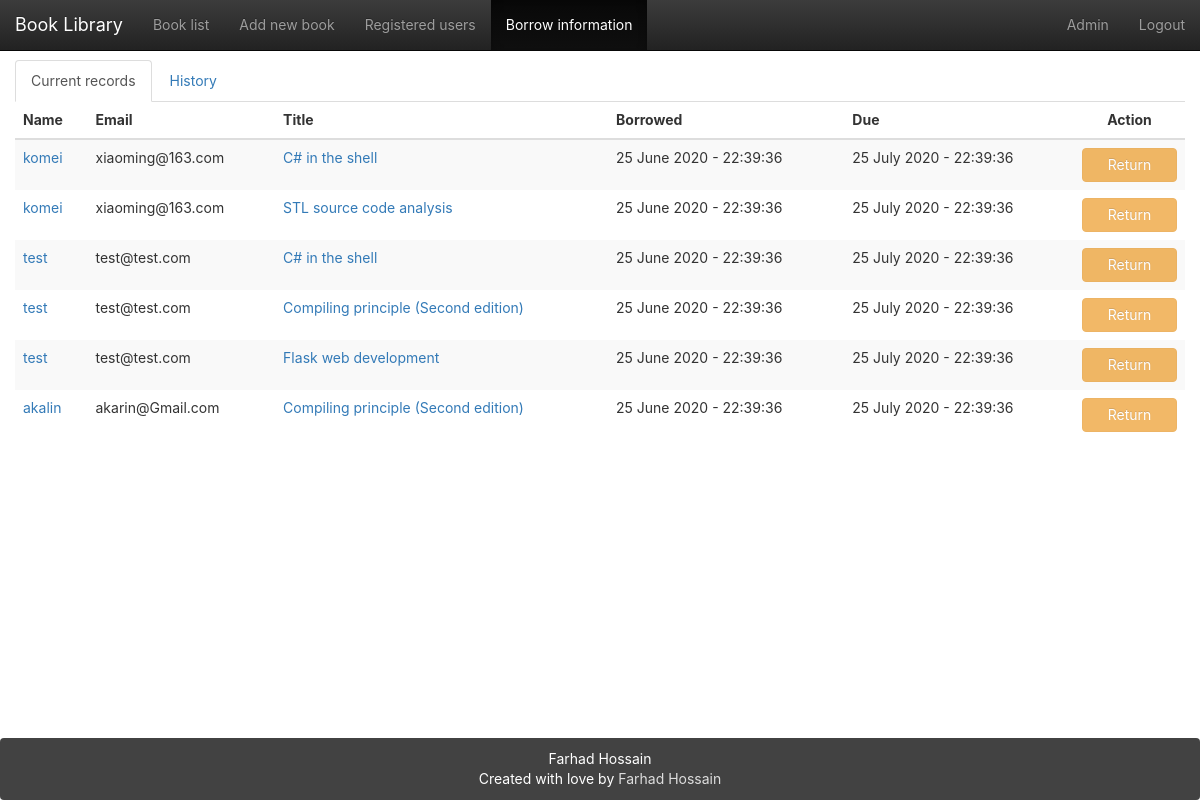
Page /logs_info/ (signed in) on the committed database.
### app/models.py (models this page shows, shortened)
class User(UserMixin, db.Model):
    __tablename__ = 'users'
    id = db.Column(db.Integer, primary_key=True)
    email = db.Column(db.String(64), unique=True)
    name = db.Column(db.String(64))
    password_hash = db.deferred(db.Column(db.String(128)))
    major = db.Column(db.String(128))
    role_id = db.Column(db.Integer, db.ForeignKey('roles.id'))
    headline = db.Column(db.String(32), nullable=True)
    about_me = db.deferred(db.Column(db.Text, nullable=True))
    about_me_html = db.deferred(db.Column(db.Text, nullable=True))
    avatar = db.Column(db.String(128))
    member_since = db.Column(db.DateTime(), default=datetime.utcnow)
    @property
    def password(self):
        raise AttributeError('password is not readable attribute')
    def can(self, permissions):
        return self.role is not None and \
               (self.role.permissions & permissions) == permissions
    logs = db.relationship('Log',
                           backref=db.backref('user', lazy='joined'),
                           lazy='dynamic',
                           cascade='all, delete-orphan')
    comments = db.relationship('Comment',
                               backref=db.backref('user', lazy='joined'),
                               lazy='dynamic',
                               cascade='all, delete-orphan')

class Log(db.Model):
    __tablename__ = 'logs'
    id = db.Column(db.Integer, primary_key=True)
    user_id = db.Column(db.Integer, db.ForeignKey('users.id'))
    book_id = db.Column(db.Integer, db.ForeignKey('books.id'))
    borrow_timestamp = db.Column(db.DateTime, default=datetime.now())
    return_timestamp = db.Column(db.DateTime, default=datetime.now())
    returned = db.Column(db.Boolean, default=0)

class Book(db.Model):
    __tablename__ = 'books'
    id = db.Column(db.Integer, primary_key=True)
    isbn = db.Column(db.String(16), unique=True)
    title = db.Column(db.String(128))
    origin_title = db.Column(db.String(128))
    subtitle = db.Column(db.String(128))
    author = db.Column(db.String(128))
    translator = db.Column(db.String(64))
    publisher = db.Column(db.String(64))
    image = db.Column(db.String(128))
    pubdate = db.Column(db.String(32))
    pages = db.Column(db.Integer)
    price = db.Column(db.String(16))
    binding = db.Column(db.String(16))
    numbers = db.Column(db.Integer, default=5)
    summary = db.deferred(db.Column(db.Text, default=""))
    summary_html = db.deferred(db.Column(db.Text))
    catalog = db.deferred(db.Column(db.Text, default=""))
    catalog_html = db.deferred(db.Column(db.Text))
    hidden = db.Column(db.Boolean, default=0)
    logs = db.relationship('Log',
                           backref=db.backref('book', lazy='joined'),
                           lazy='dynamic',
                           cascade='all, delete-orphan')
    comments = db.relationship('Comment', backref='book',
                               lazy='dynamic',
                               cascade='all, delete-orphan')
    @property
    def tags_string(self):
        return ",".join([tag.name for tag in self.tags.all()])

### app/main/log/views.py (the view)
@log.route('/')
@login_required
def index():
    show = request.args.get('show', 0, type=int)
    if show != 0:
        show = 1
    page = request.args.get('page', 1, type=int)
    pagination = Log.query.filter_by(returned=show).order_by(Log.borrow_timestamp.desc()).paginate(page, per_page=10)
    logs = pagination.items
    return render_template("logs_info.html", logs=logs, pagination=pagination, title=u"Borrowing information")

### app/main/__init__.py (called while the page is built)
@lm.user_loader
def load_user(id):
    return User.query.get(int(id))

### app/main/index/views.py (called while the page is built)
@main.app_context_processor
def inject_permissions():
    return dict(Permission=Permission)

### app/main/log/templates/logs_info.html (shortened to what this page needs)
{% extends "base.html" %}
{% from "bootstrap/pagination.html" import render_pagination %}
{% block mycontent %}
    <ul class="nav nav-tabs" role="tablist">
        {% if request.args.get('show',0)!='1' %}
            <li role="presentation" class="active"><a href="#" role="tab">Current records</a></li>
            <li role="presentation"><a href="{{ url_for('log.index',show=1) }}" role="tab">History</a></li>
        {% else %}
            <li role="presentation"><a href="{{ url_for('log.index',show=0) }}" role="tab">Current records</a></li>
            <li role="presentation" class="active"><a href="#" role="tab">History</a></li>
        {% endif %}
    </ul>
    <div class="tab-content">
        {% if request.args.get('show',0)!='1' %}
            <table class="table table-striped table-hover">
                <thead class="hidden-xs">
                <tr>
                    <th>Name</th>
                    <th>Email</th>
                    <th>Title</th>
                    <th>Borrowed</th>
                    <th>Due</th>
                    {%- if current_user.is_authenticated -%}
                        <th class="text-center">Action</th>
                    {%- endif -%}
                </tr>
                </thead>
                <tbody>
                {% for log in logs %}
                    <tr class="animated fadeIn delay-{{ loop.index0 }}">
                        <td><a href="{{ url_for('user.detail' ,user_id=log.user.id) }}">{{ log.user.name }}</a>
                        </td>
                        <td class="hidden-xs">{{ log.user.email }}</td>
                        <td class="hidden-xs"><a
                                href="{{ url_for('book.detail',book_id=log.book.id) }}">{{ log.book.title }}</a></td>
                        <td class="hidden-xs">{{ log.borrow_timestamp.strftime('%d %B %Y - %H:%M:%S') }}</td>
                        <td class="hidden-xs">{{ log.return_timestamp.strftime('%d %B %Y - %H:%M:%S') }}</td>
                        {%- if current_user.is_authenticated -%}
                            <td class="hidden-xs">
                            {% if current_user.id == log.user.id %}
                                <a class="btn btn-primary btn-block"
                                   href="{{ url_for('log.book_return',log_id=log.id,next=request.path) }}">
                                    Return
                                </a>
                            {% else %}
                                <button class="btn btn-warning btn-block" disabled>Return</button>
                            {% endif %}
                        {%- endif -%}
                        </td>
                    </tr>
                {% endfor %}
                </tbody>
            </table>
        {% endif %}
{% endblock %}

### app/templates/base.html (shortened to what this page needs)
{%- extends "bootstrap/base.html" -%}
{%- from 'bootstrap/utils.html' import flashed_messages,icon -%}
{%- block styles -%}
    <link href="{{ url_for('static',filename='css/bootstrap.min.css') }}" rel="stylesheet">
    <link href="{{ url_for('static',filename='css/bootstrap-theme.min.css') }}" rel="stylesheet">
    <link href="{{ url_for('static',filename='css/main.css') }}" rel="stylesheet">
{%- endblock -%}
{%- block body_attribs %} class="Site"{%- endblock -%}
{%- block navbar -%}
    <nav class="navbar  navbar-inverse navbar-fixed-top">
        <div class="container-fluid">
            <div class="navbar-header">
                <a class="navbar-brand" href="{{ url_for('main.index') }}">Book Library</a>
            </div>
            <div class="collapse navbar-collapse" id="bs-example-navbar-collapse-1">
                <ul class="nav navbar-nav">
                    <li {%- if request.path == url_for('book.index') %} class="active"{%- endif -%} ><a
                            href="{{ url_for('book.index') }}">Book list</a></li>
                    {%- if current_user.is_authenticated -%}
                        {%- if current_user.can(Permission.ADD_BOOK) -%}
                            <li {%- if request.path == url_for('book.add') %} class="active"{%- endif -%} ><a
                                    href="{{ url_for('book.add') }}">Add new book</a></li>
                        {%- endif -%}
                        <li {%- if request.path == url_for('user.index') %} class="active"{%- endif -%} ><a
                                href="{{ url_for('user.index') }}">Registered users</a></li>
                        <li {%- if request.path == url_for('log.index') %} class="active"{%- endif -%} ><a
                                href="{{ url_for('log.index') }}">Borrow information</a></li>
                    {%- endif -%}
                </ul>
                <ul class="nav navbar-nav navbar-right">
                    {%- if current_user.is_authenticated -%}
                        <li  >
                            <a href="{{ url_for('user.detail',user_id=current_user.id) }}">{{ current_user.name }}</a>
                        </li>
                        <li><a href="{{ url_for('auth.logout') }}">Logout</a></li>
                    {%- else -%}
                        <li><a href="{{ url_for('auth.login') }}">Sign In</a></li>
                    {%- endif -%}
                </ul>
            </div>
        </div>
    </nav>
{%- endblock -%}
{%- block content -%}
    <main class="container-fluid Site-content">
        {%- block mycontent -%}{%- endblock -%}
    </main>
    <footer class="panel panel-inverse">
        <div id="site-footer-content">
            <div><span class="username">Farhad Hossain</span></a></div>
            <span class="line-wrap">Created with love by <a href="https://github.com/farhad0085">Farhad Hossain</a></span>
        </div>
    </footer>
{%- endblock -%}

### app/static/css/main.css (style rules this page uses)
html, body { height: 100%; width: 100%; margin: 0; padding: 0; }
.Site { display: -webkit-box; display: -moz-box; display: -ms-flexbox; display: -webkit-flex; display: flex; flex-direction: column; }
.Site-content { -webkit-box-flex: 1 0 auto; -moz-box-flex: 1 0 auto; -webkit-flex: 1 0 auto; -ms-flex: 1 0 auto; flex: 1 0 auto; width: 100%; margin-top: 60px; }
.panel.panel-inverse { -webkit-box-flex: none; -moz-box-flex: none; -webkit-flex: none; -ms-flex: none; flex: none; margin-bottom: 0; background-color: #424242; color: white; text-align: center; padding: 1rem; }
.panel.panel-inverse a { color: #ddd; }
.line-wrap { display: inline-block; }
html, body, main { font-family: -apple-system, "Helvetica Neue", Helvetica, Arial, sans-serif; }
.animated { -webkit-animation-fill-mode: both; -moz-animation-fill-mode: both; -ms-animation-fill-mode: both; -o-animation-fill-mode: both; animation-fill-mode: both; -webkit-animation-duration: 1s; -moz-animation-duration: 1s; -ms-animation-duration: 1s; -o-animation-duration: 1s; animation-duration: 1s; }
.delay-0 { -webkit-animation-delay: .05s; -moz-animation-delay: .05s; -o-animation-delay: .05s; animation-delay: .05s; }
.delay-1 { -webkit-animation-delay: .10s; -moz-animation-delay: .10s; -o-animation-delay: .10s; animation-delay: .10s; }
.delay-2 { -webkit-animation-delay: .15s; -moz-animation-delay: .15s; -o-animation-delay: .15s; animation-delay: .15s; }
.delay-3 { -webkit-animation-delay: .20s; -moz-animation-delay: .20s; -o-animation-delay: .20s; animation-delay: .20s; }
.delay-4 { -webkit-animation-delay: .25s; -moz-animation-delay: .25s; -o-animation-delay: .25s; animation-delay: .25s; }
.delay-5 { -webkit-animation-delay: .30s; -moz-animation-delay: .30s; -o-animation-delay: .30s; animation-delay: .30s; }
.fadeIn { -webkit-animation-name: fadeIn; -moz-animation-name: fadeIn; -o-animation-name: fadeIn; animation-name: fadeIn; }
.table.table-striped { border: none; }
.table.table-striped td { border: none; }

### rows in the picture
User: name "Admin"
Log: user.name "komei", user.email "xiaoming@163.com", book "C# in the shell", borrow_timestamp "25 June 2020 - 22:39:36", return_timestamp "25 July 2020 - 22:39:36"
Log: user.name "komei", user.email "xiaoming@163.com", book "STL source code analysis", borrow_timestamp "25 June 2020 - 22:39:36", return_timestamp "25 July 2020 - 22:39:36"
Log: user.name "test", user.email "test@test.com", book "C# in the shell", borrow_timestamp "25 June 2020 - 22:39:36", return_timestamp "25 July 2020 - 22:39:36"
Log: user.name "test", user.email "test@test.com", book "Compiling principle (Second edition)", borrow_timestamp "25 June 2020 - 22:39:36", return_timestamp "25 July 2020 - 22:39:36"
Log: user.name "test", user.email "test@test.com", book "Flask web development", borrow_timestamp "25 June 2020 - 22:39:36", return_timestamp "25 July 2020 - 22:39:36"
Log: user.name "akalin", user.email "akarin@Gmail.com", book "Compiling principle (Second edition)", borrow_timestamp "25 June 2020 - 22:39:36", return_timestamp "25 July 2020 - 22:39:36"
